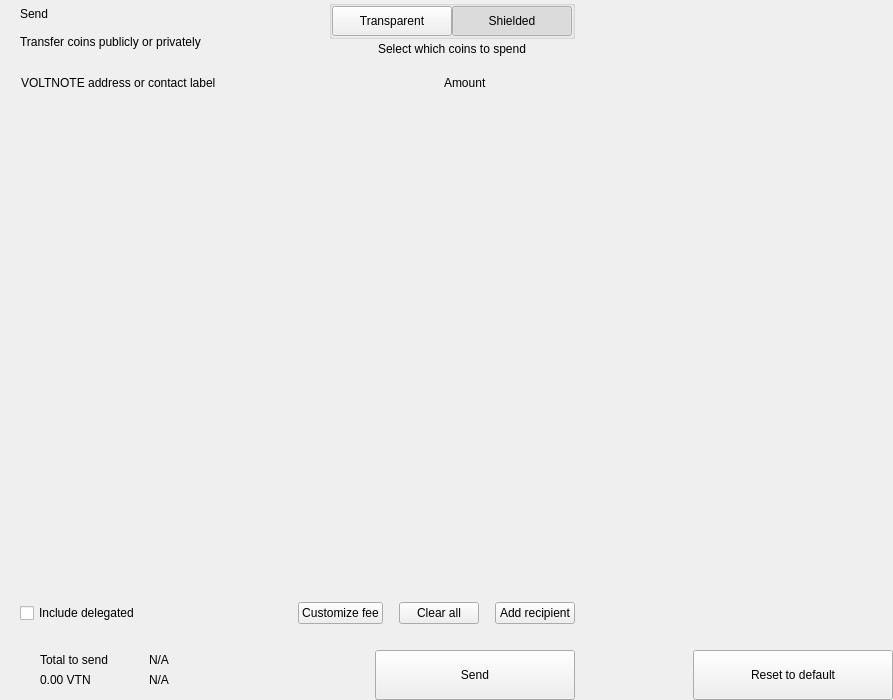
<?xml version="1.0" encoding="UTF-8"?>
<ui version="4.0">
 <class>send</class>
 <widget class="QWidget" name="send">
  <property name="geometry">
   <rect>
    <x>0</x>
    <y>0</y>
    <width>893</width>
    <height>700</height>
   </rect>
  </property>
  <property name="windowTitle">
   <string>Form</string>
  </property>
  <layout class="QHBoxLayout" name="horizontalLayout_2" stretch="2,1">
   <property name="spacing">
    <number>0</number>
   </property>
   <property name="leftMargin">
    <number>0</number>
   </property>
   <property name="topMargin">
    <number>0</number>
   </property>
   <property name="rightMargin">
    <number>0</number>
   </property>
   <property name="bottomMargin">
    <number>0</number>
   </property>
   <item>
    <widget class="QWidget" name="left" native="true">
     <layout class="QVBoxLayout" name="verticalLayout_3">
      <property name="spacing">
       <number>0</number>
      </property>
      <property name="leftMargin">
       <number>0</number>
      </property>
      <property name="topMargin">
       <number>0</number>
      </property>
      <property name="rightMargin">
       <number>0</number>
      </property>
      <property name="bottomMargin">
       <number>0</number>
      </property>
      <item>
       <layout class="QVBoxLayout" name="verticalLayout_22" stretch="0,0,0,1,0,0,0,0">
        <property name="spacing">
         <number>0</number>
        </property>
        <item>
         <layout class="QHBoxLayout" name="horizontalLayout_3">
          <property name="spacing">
           <number>0</number>
          </property>
          <property name="leftMargin">
           <number>20</number>
          </property>
          <property name="rightMargin">
           <number>20</number>
          </property>
          <item>
           <layout class="QVBoxLayout" name="verticalLayout">
            <property name="spacing">
             <number>0</number>
            </property>
            <item>
             <widget class="QLabel" name="labelTitle">
              <property name="text">
               <string>Send</string>
              </property>
              <property name="alignment">
               <set>Qt::AlignLeading|Qt::AlignLeft|Qt::AlignVCenter</set>
              </property>
             </widget>
            </item>
            <item>
             <widget class="QLabel" name="labelSubtitle1">
              <property name="text">
               <string>Transfer coins publicly or privately</string>
              </property>
             </widget>
            </item>
           </layout>
          </item>
          <item>
           <spacer name="horizontalSpacer">
            <property name="orientation">
             <enum>Qt::Horizontal</enum>
            </property>
            <property name="sizeHint" stdset="0">
             <size>
              <width>40</width>
              <height>20</height>
             </size>
            </property>
           </spacer>
          </item>
          <item>
           <layout class="QVBoxLayout" name="verticalLayout_6">
            <property name="spacing">
             <number>3</number>
            </property>
            <item alignment="Qt::AlignHCenter">
             <widget class="QGroupBox" name="groupBox">
              <property name="styleSheet">
               <string notr="true">#groupBox{
padding-top:2px;
}</string>
              </property>
              <property name="title">
               <string/>
              </property>
              <property name="alignment">
               <set>Qt::AlignCenter</set>
              </property>
              <layout class="QHBoxLayout" name="horizontalLayout_4">
               <property name="spacing">
                <number>0</number>
               </property>
               <property name="leftMargin">
                <number>0</number>
               </property>
               <property name="topMargin">
                <number>0</number>
               </property>
               <property name="rightMargin">
                <number>0</number>
               </property>
               <property name="bottomMargin">
                <number>0</number>
               </property>
               <item>
                <widget class="QPushButton" name="pushLeft">
                 <property name="minimumSize">
                  <size>
                   <width>120</width>
                   <height>30</height>
                  </size>
                 </property>
                 <property name="maximumSize">
                  <size>
                   <width>120</width>
                   <height>30</height>
                  </size>
                 </property>
                 <property name="focusPolicy">
                  <enum>Qt::NoFocus</enum>
                 </property>
                 <property name="text">
                  <string>Transparent</string>
                 </property>
                 <property name="checkable">
                  <bool>true</bool>
                 </property>
                 <property name="autoExclusive">
                  <bool>true</bool>
                 </property>
                </widget>
               </item>
               <item>
                <widget class="QPushButton" name="pushRight">
                 <property name="minimumSize">
                  <size>
                   <width>120</width>
                   <height>30</height>
                  </size>
                 </property>
                 <property name="maximumSize">
                  <size>
                   <width>120</width>
                   <height>30</height>
                  </size>
                 </property>
                 <property name="focusPolicy">
                  <enum>Qt::NoFocus</enum>
                 </property>
                 <property name="text">
                  <string>Shielded</string>
                 </property>
                 <property name="checkable">
                  <bool>true</bool>
                 </property>
                 <property name="checked">
                  <bool>true</bool>
                 </property>
                 <property name="autoExclusive">
                  <bool>true</bool>
                 </property>
                </widget>
               </item>
              </layout>
             </widget>
            </item>
            <item alignment="Qt::AlignHCenter|Qt::AlignTop">
             <widget class="QLabel" name="labelSubtitle2">
              <property name="styleSheet">
               <string notr="true"/>
              </property>
              <property name="text">
               <string>Select which coins to spend</string>
              </property>
              <property name="alignment">
               <set>Qt::AlignCenter</set>
              </property>
              <property name="indent">
               <number>0</number>
              </property>
             </widget>
            </item>
           </layout>
          </item>
         </layout>
        </item>
        <item>
         <spacer name="verticalSpacer_2">
          <property name="orientation">
           <enum>Qt::Vertical</enum>
          </property>
          <property name="sizeType">
           <enum>QSizePolicy::Fixed</enum>
          </property>
          <property name="sizeHint" stdset="0">
           <size>
            <width>20</width>
            <height>20</height>
           </size>
          </property>
         </spacer>
        </item>
        <item>
         <layout class="QHBoxLayout" name="horizontalLayout" stretch="6,0,2">
          <property name="spacing">
           <number>0</number>
          </property>
          <property name="leftMargin">
           <number>10</number>
          </property>
          <property name="topMargin">
           <number>0</number>
          </property>
          <property name="rightMargin">
           <number>20</number>
          </property>
          <property name="bottomMargin">
           <number>0</number>
          </property>
          <item>
           <widget class="QLabel" name="labelSubtitleAddress">
            <property name="styleSheet">
             <string notr="true">margin-left:8px;</string>
            </property>
            <property name="text">
             <string>VOLTNOTE address or contact label</string>
            </property>
           </widget>
          </item>
          <item>
           <spacer name="horizontalSpacer_3">
            <property name="orientation">
             <enum>Qt::Horizontal</enum>
            </property>
            <property name="sizeType">
             <enum>QSizePolicy::Fixed</enum>
            </property>
            <property name="sizeHint" stdset="0">
             <size>
              <width>40</width>
              <height>1</height>
             </size>
            </property>
           </spacer>
          </item>
          <item>
           <widget class="QLabel" name="labelSubtitleAmount">
            <property name="text">
             <string>Amount</string>
            </property>
           </widget>
          </item>
         </layout>
        </item>
        <item>
         <widget class="QScrollArea" name="scrollArea">
          <property name="minimumSize">
           <size>
            <width>0</width>
            <height>350</height>
           </size>
          </property>
          <property name="styleSheet">
           <string notr="true">#scrollArea {
            background:transparent;
            margin-top:10px;
}</string>
          </property>
          <property name="horizontalScrollBarPolicy">
           <enum>Qt::ScrollBarAlwaysOff</enum>
          </property>
          <property name="sizeAdjustPolicy">
           <enum>QAbstractScrollArea::AdjustIgnored</enum>
          </property>
          <property name="widgetResizable">
           <bool>true</bool>
          </property>
          <property name="alignment">
           <set>Qt::AlignLeading|Qt::AlignLeft|Qt::AlignTop</set>
          </property>
          <widget class="QWidget" name="scrollAreaWidgetContents">
           <property name="geometry">
            <rect>
             <x>0</x>
             <y>0</y>
             <width>591</width>
             <height>16</height>
            </rect>
           </property>
           <property name="sizePolicy">
            <sizepolicy hsizetype="Preferred" vsizetype="Maximum">
             <horstretch>0</horstretch>
             <verstretch>0</verstretch>
            </sizepolicy>
           </property>
           <property name="autoFillBackground">
            <bool>false</bool>
           </property>
           <property name="styleSheet">
            <string notr="true">#scrollAreaWidgetContents {
             background:transparent;
             }</string>
           </property>
           <layout class="QVBoxLayout" name="verticalLayout_7">
            <property name="spacing">
             <number>0</number>
            </property>
            <property name="sizeConstraint">
             <enum>QLayout::SetDefaultConstraint</enum>
            </property>
            <property name="leftMargin">
             <number>0</number>
            </property>
            <property name="topMargin">
             <number>0</number>
            </property>
            <property name="rightMargin">
             <number>0</number>
            </property>
            <property name="bottomMargin">
             <number>0</number>
            </property>
           </layout>
          </widget>
         </widget>
        </item>
        <item>
         <spacer name="verticalSpacer_4">
          <property name="orientation">
           <enum>Qt::Vertical</enum>
          </property>
          <property name="sizeType">
           <enum>QSizePolicy::Fixed</enum>
          </property>
          <property name="sizeHint" stdset="0">
           <size>
            <width>20</width>
            <height>20</height>
           </size>
          </property>
         </spacer>
        </item>
        <item>
         <layout class="QHBoxLayout" name="horizontalLayout_20">
          <property name="spacing">
           <number>6</number>
          </property>
          <property name="leftMargin">
           <number>20</number>
          </property>
          <property name="rightMargin">
           <number>20</number>
          </property>
          <item>
           <widget class="QCheckBox" name="checkBoxDelegations">
            <property name="layoutDirection">
             <enum>Qt::LeftToRight</enum>
            </property>
            <property name="text">
             <string>Include delegated</string>
            </property>
           </widget>
          </item>
          <item>
           <spacer name="horizontalSpacer_4">
            <property name="orientation">
             <enum>Qt::Horizontal</enum>
            </property>
            <property name="sizeHint" stdset="0">
             <size>
              <width>10</width>
              <height>20</height>
             </size>
            </property>
           </spacer>
          </item>
          <item>
           <widget class="QPushButton" name="pushButtonFee">
            <property name="focusPolicy">
             <enum>Qt::NoFocus</enum>
            </property>
            <property name="text">
             <string>Customize fee</string>
            </property>
           </widget>
          </item>
          <item>
           <spacer name="horizontalSpacer_11">
            <property name="orientation">
             <enum>Qt::Horizontal</enum>
            </property>
            <property name="sizeType">
             <enum>QSizePolicy::Minimum</enum>
            </property>
            <property name="sizeHint" stdset="0">
             <size>
              <width>10</width>
              <height>20</height>
             </size>
            </property>
           </spacer>
          </item>
          <item>
           <widget class="QPushButton" name="pushButtonClear">
            <property name="focusPolicy">
             <enum>Qt::NoFocus</enum>
            </property>
            <property name="layoutDirection">
             <enum>Qt::RightToLeft</enum>
            </property>
            <property name="text">
             <string>Clear all</string>
            </property>
           </widget>
          </item>
          <item>
           <spacer name="horizontalSpacer_6">
            <property name="orientation">
             <enum>Qt::Horizontal</enum>
            </property>
            <property name="sizeType">
             <enum>QSizePolicy::Fixed</enum>
            </property>
            <property name="sizeHint" stdset="0">
             <size>
              <width>10</width>
              <height>20</height>
             </size>
            </property>
           </spacer>
          </item>
          <item>
           <widget class="QPushButton" name="pushButtonAddRecipient">
            <property name="focusPolicy">
             <enum>Qt::NoFocus</enum>
            </property>
            <property name="text">
             <string>Add recipient</string>
            </property>
           </widget>
          </item>
         </layout>
        </item>
        <item>
         <spacer name="verticalSpacer">
          <property name="orientation">
           <enum>Qt::Vertical</enum>
          </property>
          <property name="sizeType">
           <enum>QSizePolicy::Fixed</enum>
          </property>
          <property name="sizeHint" stdset="0">
           <size>
            <width>20</width>
            <height>16</height>
           </size>
          </property>
         </spacer>
        </item>
        <item>
         <layout class="QHBoxLayout" name="horizontalLayout_7">
          <property name="rightMargin">
           <number>20</number>
          </property>
          <item>
           <layout class="QHBoxLayout" name="horizontalLayout_10">
            <property name="spacing">
             <number>0</number>
            </property>
            <property name="leftMargin">
             <number>8</number>
            </property>
            <item>
             <widget class="QStackedWidget" name="stackedWidget">
              <property name="minimumSize">
               <size>
                <width>0</width>
                <height>60</height>
               </size>
              </property>
              <property name="maximumSize">
               <size>
                <width>16777215</width>
                <height>60</height>
               </size>
              </property>
              <widget class="QWidget" name="page1">
               <layout class="QVBoxLayout" name="verticalLayout_71" stretch="0">
                <property name="spacing">
                 <number>6</number>
                </property>
                <property name="leftMargin">
                 <number>12</number>
                </property>
                <property name="topMargin">
                 <number>0</number>
                </property>
                <property name="rightMargin">
                 <number>0</number>
                </property>
                <property name="bottomMargin">
                 <number>0</number>
                </property>
                <item>
                 <widget class="QWidget" name="coinWidget" native="true">
                  <property name="minimumSize">
                   <size>
                    <width>0</width>
                    <height>60</height>
                   </size>
                  </property>
                  <property name="maximumSize">
                   <size>
                    <width>16777215</width>
                    <height>60</height>
                   </size>
                  </property>
                  <layout class="QHBoxLayout" name="horizontalLayout_9">
                   <property name="spacing">
                    <number>0</number>
                   </property>
                   <property name="leftMargin">
                    <number>20</number>
                   </property>
                   <property name="topMargin">
                    <number>10</number>
                   </property>
                   <property name="rightMargin">
                    <number>20</number>
                   </property>
                   <property name="bottomMargin">
                    <number>10</number>
                   </property>
                   <item>
                    <layout class="QVBoxLayout" name="verticalSend">
                     <property name="spacing">
                      <number>0</number>
                     </property>
                     <item>
                      <widget class="QLabel" name="labelTitleTotalSend">
                       <property name="text">
                        <string>Total to send</string>
                       </property>
                      </widget>
                     </item>
                     <item>
                      <widget class="QLabel" name="labelAmountSend">
                       <property name="text">
                        <string notr="true">0.00 VTN</string>
                       </property>
                      </widget>
                     </item>
                    </layout>
                   </item>
                   <item>
                    <spacer name="horizontalSpacer_9">
                     <property name="orientation">
                      <enum>Qt::Horizontal</enum>
                     </property>
                     <property name="sizeType">
                      <enum>QSizePolicy::Fixed</enum>
                     </property>
                     <property name="sizeHint" stdset="0">
                      <size>
                       <width>20</width>
                       <height>20</height>
                      </size>
                     </property>
                    </spacer>
                   </item>
                   <item>
                    <widget class="QLabel" name="labelLine">
                     <property name="minimumSize">
                      <size>
                       <width>1</width>
                       <height>0</height>
                      </size>
                     </property>
                     <property name="maximumSize">
                      <size>
                       <width>1</width>
                       <height>16777215</height>
                      </size>
                     </property>
                     <property name="text">
                      <string/>
                     </property>
                    </widget>
                   </item>
                   <item>
                    <spacer name="horizontalSpacer_10">
                     <property name="orientation">
                      <enum>Qt::Horizontal</enum>
                     </property>
                     <property name="sizeType">
                      <enum>QSizePolicy::Fixed</enum>
                     </property>
                     <property name="sizeHint" stdset="0">
                      <size>
                       <width>20</width>
                       <height>20</height>
                      </size>
                     </property>
                    </spacer>
                   </item>
                   <item>
                    <layout class="QVBoxLayout" name="verticalRemaining">
                     <property name="spacing">
                      <number>0</number>
                     </property>
                     <item>
                      <widget class="QLabel" name="labelTitleTotalRemaining">
                       <property name="text">
                        <string notr="true">N/A</string>
                       </property>
                      </widget>
                     </item>
                     <item>
                      <widget class="QLabel" name="labelAmountRemaining">
                       <property name="text">
                        <string notr="true">N/A</string>
                       </property>
                      </widget>
                     </item>
                    </layout>
                   </item>
                  </layout>
                 </widget>
                </item>
               </layout>
              </widget>
              <widget class="QWidget" name="page_2"/>
             </widget>
            </item>
           </layout>
          </item>
          <item>
           <spacer name="horizontalSpacer_5">
            <property name="orientation">
             <enum>Qt::Horizontal</enum>
            </property>
            <property name="sizeType">
             <enum>QSizePolicy::Expanding</enum>
            </property>
            <property name="sizeHint" stdset="0">
             <size>
              <width>40</width>
              <height>20</height>
             </size>
            </property>
           </spacer>
          </item>
          <item alignment="Qt::AlignBottom">
           <widget class="QPushButton" name="pushButtonSave">
            <property name="minimumSize">
             <size>
              <width>200</width>
              <height>50</height>
             </size>
            </property>
            <property name="maximumSize">
             <size>
              <width>200</width>
              <height>50</height>
             </size>
            </property>
            <property name="focusPolicy">
             <enum>Qt::NoFocus</enum>
            </property>
            <property name="text">
             <string>Send</string>
            </property>
           </widget>
          </item>
         </layout>
        </item>
       </layout>
      </item>
     </layout>
    </widget>
   </item>
   <item>
    <widget class="QWidget" name="right" native="true">
     <layout class="QVBoxLayout" name="verticalLayout_5">
      <property name="leftMargin">
       <number>0</number>
      </property>
      <property name="topMargin">
       <number>0</number>
      </property>
      <property name="rightMargin">
       <number>0</number>
      </property>
      <property name="bottomMargin">
       <number>0</number>
      </property>
      <item>
       <layout class="QVBoxLayout" name="verticalLayout_4">
        <property name="spacing">
         <number>6</number>
        </property>
        <item>
         <widget class="OptionButton" name="btnCoinControl" native="true">
          <property name="minimumSize">
           <size>
            <width>0</width>
            <height>50</height>
           </size>
          </property>
         </widget>
        </item>
        <item>
         <widget class="OptionButton" name="btnChangeAddress" native="true">
          <property name="minimumSize">
           <size>
            <width>0</width>
            <height>50</height>
           </size>
          </property>
         </widget>
        </item>
        <item>
         <widget class="OptionButton" name="btnUri" native="true">
          <property name="minimumSize">
           <size>
            <width>0</width>
            <height>50</height>
           </size>
          </property>
         </widget>
        </item>
        <item>
         <widget class="OptionButton" name="btnShieldCoins" native="true">
          <property name="minimumSize">
           <size>
            <width>0</width>
            <height>50</height>
           </size>
          </property>
         </widget>
        </item>
        <item>
         <spacer name="verticalSpacer_5">
          <property name="orientation">
           <enum>Qt::Vertical</enum>
          </property>
          <property name="sizeHint" stdset="0">
           <size>
            <width>20</width>
            <height>40</height>
           </size>
          </property>
         </spacer>
        </item>
        <item>
         <layout class="QHBoxLayout" name="horizontalLayout_8">
          <item>
           <spacer name="horizontalSpacer_7">
            <property name="orientation">
             <enum>Qt::Horizontal</enum>
            </property>
            <property name="sizeHint" stdset="0">
             <size>
              <width>40</width>
              <height>20</height>
             </size>
            </property>
           </spacer>
          </item>
          <item>
           <widget class="QPushButton" name="pushButtonReset">
            <property name="minimumSize">
             <size>
              <width>200</width>
              <height>50</height>
             </size>
            </property>
            <property name="maximumSize">
             <size>
              <width>200</width>
              <height>50</height>
             </size>
            </property>
            <property name="focusPolicy">
             <enum>Qt::NoFocus</enum>
            </property>
            <property name="text">
             <string>Reset to default</string>
            </property>
           </widget>
          </item>
         </layout>
        </item>
       </layout>
      </item>
     </layout>
    </widget>
   </item>
  </layout>
 </widget>
 <customwidgets>
  <customwidget>
   <class>OptionButton</class>
   <extends>QWidget</extends>
   <header>qt/voltnote/optionbutton.h</header>
   <container>1</container>
  </customwidget>
 </customwidgets>
 <resources/>
 <connections/>
</ui>
